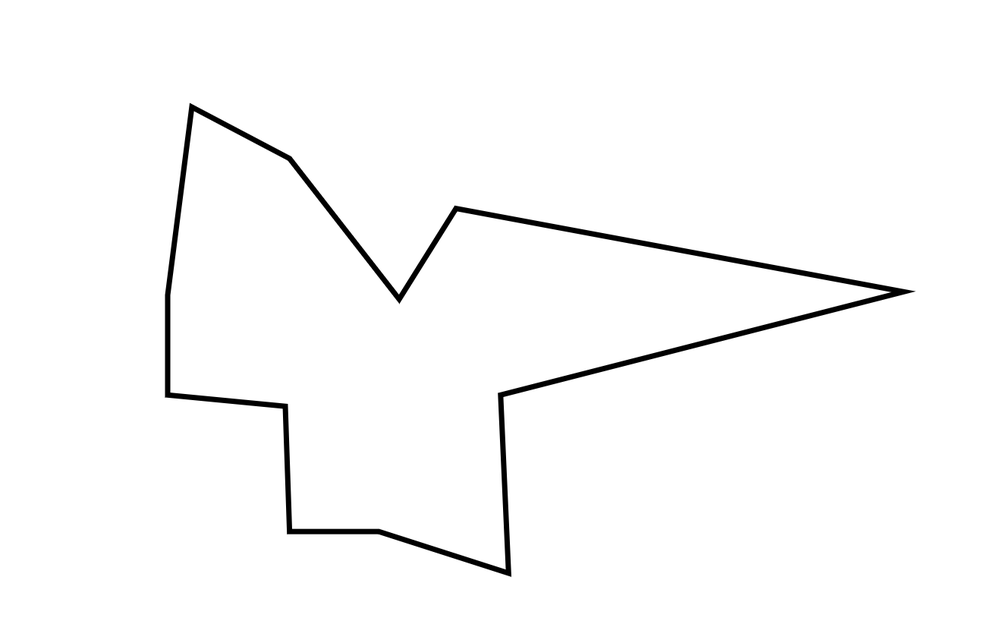
#> input picture 3_n.PNG, 1000 x 640 px, shrunk from 1318 x 843 before the run, found by its file name
$ python esqueletor.py
#> lines starting #> are read from the running program, lines starting #| are printed output that depends on the picture; after the words box and inside, x2 and y2 are one past the last pixel; in counts of white or black regions, pixels touching at a corner belong together
import cv2
import numpy as np

# Read the image as a grayscale image
img = cv2.imread('3_n.png', 0)
#> img is the input picture: shape (640, 1000); min 0, max 255, mean 250.3

# Threshold the image
ret,img = cv2.threshold(img, 127, 255, 0)
#> img: shape (640, 1000); 98.2% white; 1 black region, box (x1, y1, x2, y2) and area: (165, 103, 914, 577) 11653

# Step 1: Create an empty skeleton
size = np.size(img)
#> size = 640000
skel = np.zeros(img.shape, np.uint8)

# Get a Cross Shaped Kernel
element = cv2.getStructuringElement(cv2.MORPH_CROSS, (3,3))

# Repeat steps 2-4
while True:
    #Step 2: Open the image
    open = cv2.morphologyEx(img, cv2.MORPH_OPEN, element)
    #Step 3: Substract open from the original image
    temp = cv2.subtract(img, open)
    #Step 4: Erode the original image and refine the skeleton
    eroded = cv2.erode(img, element)
    skel = cv2.bitwise_or(skel,temp)
    img = eroded.copy()
    # Step 5: If there are no white pixels left ie.. the image has been completely eroded, quit the loop
    if cv2.countNonZero(img)==0:
        break
#> this loop made 434 passes
#> pass 1, `temp = cv2.subtract(img, open)`:
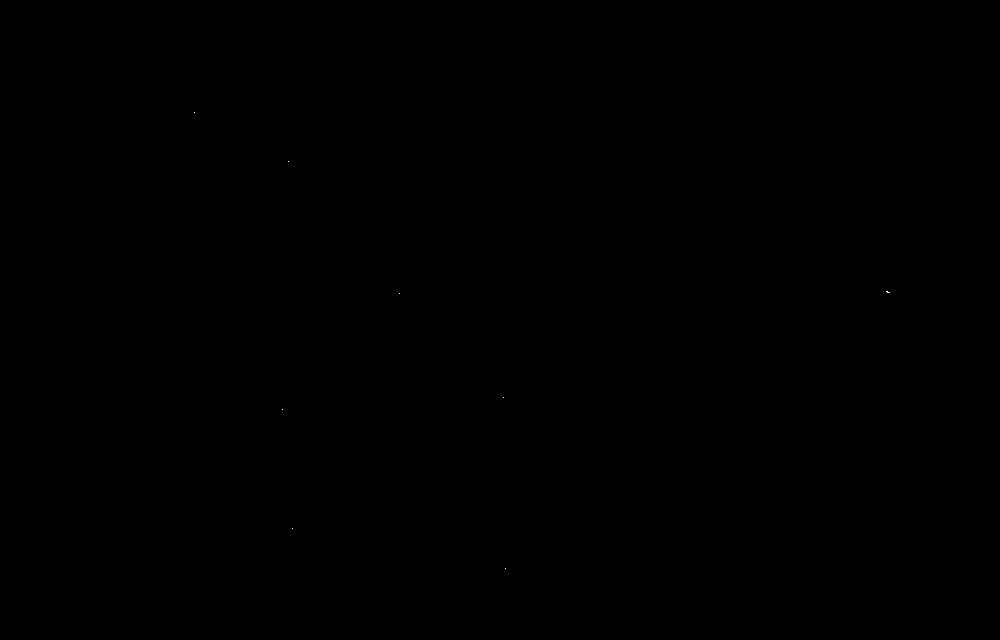
#> temp: shape (640, 1000); 0% white in thin lines or dots, all inside (x1, y1, x2, y2) = (194, 112, 890, 569)
#> pass 1, `eroded = cv2.erode(img, element)`:
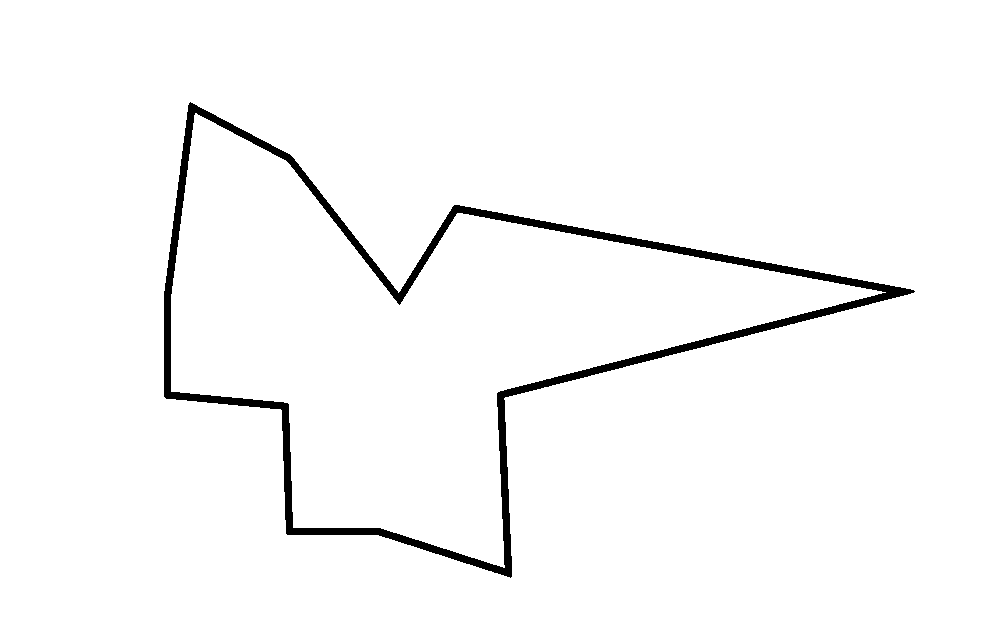
#> eroded: shape (640, 1000); 97.5% white; 1 black region, box (x1, y1, x2, y2) and area: (164, 102, 915, 578) 15852
#> after the loop: img: shape (640, 1000); every value is 0
#> after the loop:
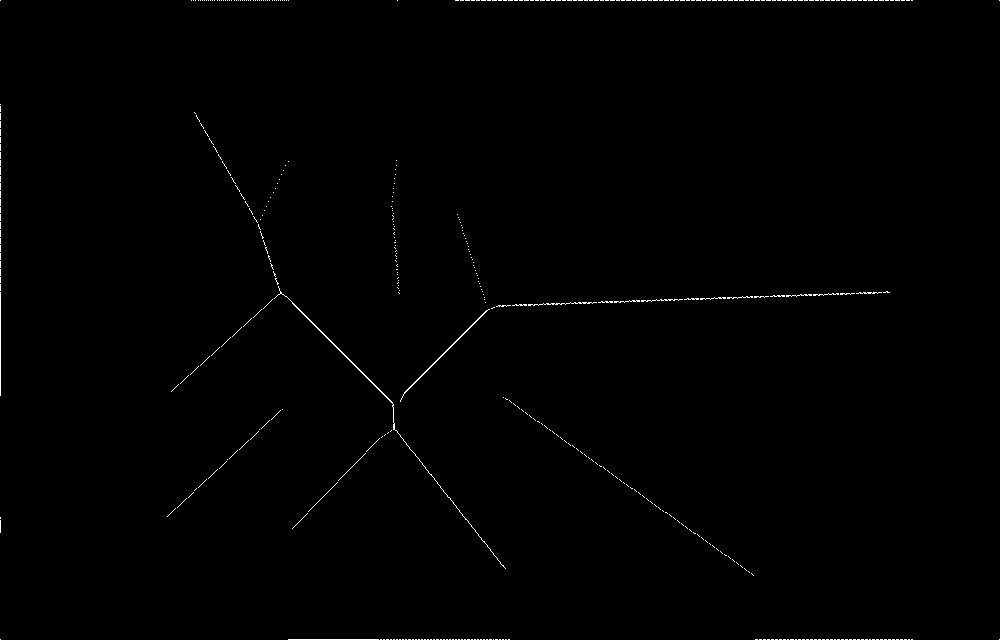
#> skel: shape (640, 1000); 0.44% white in thin lines or dots

# Displaying the final skeleton
cv2.imshow("Skeleton",skel)
cv2.waitKey(0)
cv2.destroyAllWindows()
